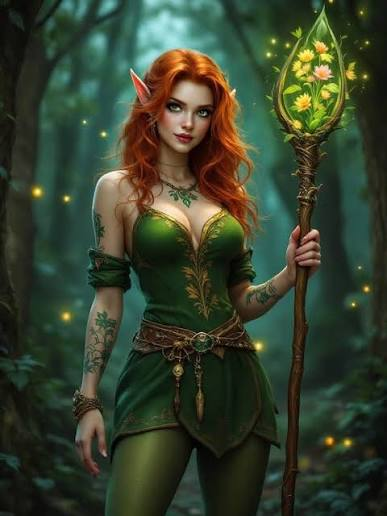
#> input picture game/assets/art/character_concept_art/druid/images (1).jpg, 387 x 516 px
$ python clean_generated_strip.py --input '../character_concept_art/druid/images (1).jpg' --output out.png
#> lines starting #> are read from the running program, lines starting #| are printed output that depends on the picture; after the words box and inside, x2 and y2 are one past the last pixel; in counts of white or black regions, pixels touching at a corner belong together
#> in main, rgb is the input picture: shape (516, 387, 3); mean R, G, B 54.3, 64.9, 45.2
#!/usr/bin/env python3
"""Remove a baked light checkerboard while preserving outlined white details.

The generated concept sheets use a nearly-white checkerboard as pixels rather
than real transparency. A global color key would also erase the knight's armor
and the wizard's beard, so this script only removes light neutral pixels that
are connected to the canvas edge. A second edge-growth pass clears the soft
neutral fringe without crossing the sprites' dark outlines.
"""

from __future__ import annotations

import argparse
from collections import deque
from pathlib import Path

import numpy as np
from PIL import Image


def _neutral_light(rgb: np.ndarray, minimum: int, spread: int) -> np.ndarray:
#> called with minimum = 236, spread = 14
	lo = rgb.min(axis=2)
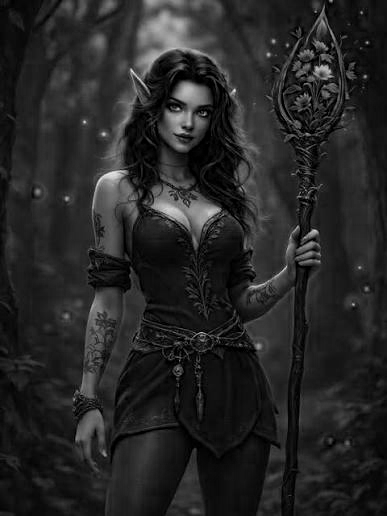
#> lo: shape (516, 387); min 0, max 236, mean 37.7
	hi = rgb.max(axis=2)
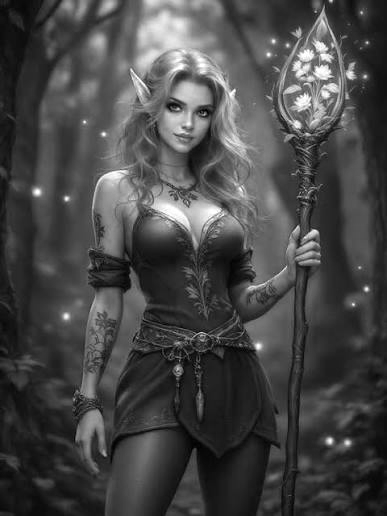
#> hi: shape (516, 387); min 0, max 255, mean 70.7
	return (lo >= minimum) & ((hi - lo) <= spread)
#> returned value: shape (516, 387) bool; every value is 0


def _edge_connected(mask: np.ndarray) -> np.ndarray:
	height, width = mask.shape
#> height = 516; width = 387
	seen = np.zeros_like(mask, dtype=bool)
	queue: deque[int] = deque()

	def seed(y: int, x: int) -> None:
		if mask[y, x] and not seen[y, x]:
			seen[y, x] = True
			queue.append(y * width + x)

	for x in range(width):
		seed(0, x)
		seed(height - 1, x)
	for y in range(height):
		seed(y, 0)
		seed(y, width - 1)

	while queue:
		index = queue.popleft()
		y, x = divmod(index, width)
		if x > 0:
			seed(y, x - 1)
		if x + 1 < width:
			seed(y, x + 1)
		if y > 0:
			seed(y - 1, x)
		if y + 1 < height:
			seed(y + 1, x)
#> call 2 of _neutral_light, with minimum = 214, spread = 22
#> in _neutral_light (call 2), `return (lo >= minimum) & ((hi - lo) <= spread)`:
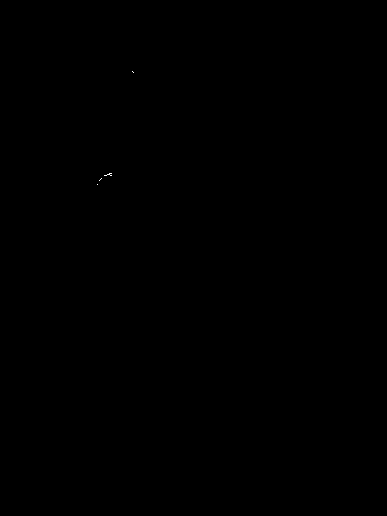
#> returned value: shape (516, 387) bool; 0.01% white in thin lines or dots, all inside (x1, y1, x2, y2) = (97, 71, 134, 185)
	return seen


def _grow_fringe(background: np.ndarray, fringe: np.ndarray, passes: int) -> np.ndarray:
#> called with passes = 8
	for _ in range(passes):
		adjacent = np.zeros_like(background)
		adjacent[1:] |= background[:-1]
		adjacent[:-1] |= background[1:]
		adjacent[:, 1:] |= background[:, :-1]
		adjacent[:, :-1] |= background[:, 1:]
		added = fringe & adjacent & ~background
		if not added.any():
			break
		background |= added
#> this loop made 1 pass
	return background


def main() -> None:
	parser = argparse.ArgumentParser()
	parser.add_argument("--input", required=True)
	parser.add_argument("--output", required=True)
	parser.add_argument("--fringe-passes", type=int, default=8)
	args = parser.parse_args()

	image = Image.open(args.input).convert("RGBA")
	pixels = np.asarray(image).copy()
	rgb = pixels[:, :, :3]
	background = _edge_connected(_neutral_light(rgb, minimum=236, spread=14))
	background = _grow_fringe(
		background,
		_neutral_light(rgb, minimum=214, spread=22),
		args.fringe_passes,
	)
	pixels[:, :, 3] = np.where(background, 0, 255).astype(np.uint8)

	output = Path(args.output)
	output.parent.mkdir(parents=True, exist_ok=True)
	Image.fromarray(pixels, "RGBA").save(output)


if __name__ == "__main__":
	main()

$ run again, on game/assets/art/character_concept_art/druid/ac71f4ae-9fcd-4163-ac3e-ab4ef9f3b52c.jpg
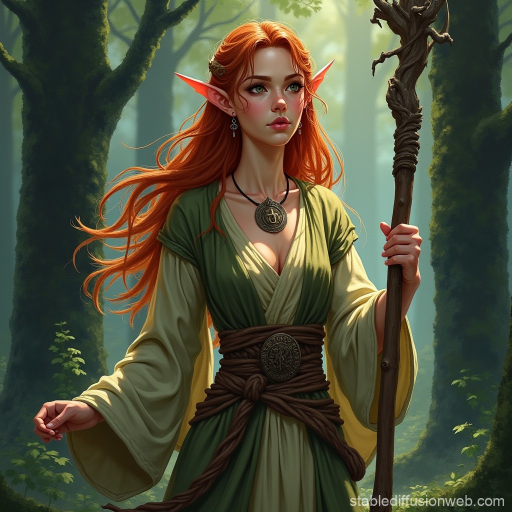
#> input picture game/assets/art/character_concept_art/druid/ac71f4ae-9fcd-4163-ac3e-ab4ef9f3b52c.jpg, 1024 x 1024 px (shown at 1/2 size)
#> in main, rgb is the input picture: shape (1024, 1024, 3); mean R, G, B 76.8, 77.9, 57.5
#> in _neutral_light, `lo = rgb.min(axis=2)`:
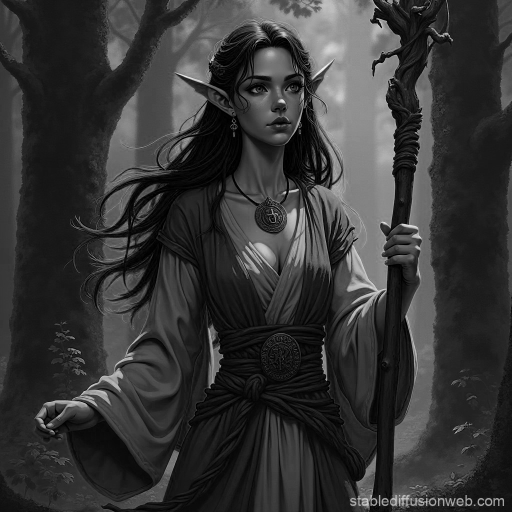
#> lo: shape (1024, 1024) (shown at 1/2 size); min 0, max 248, mean 52.9
#> in _neutral_light, `hi = rgb.max(axis=2)`:
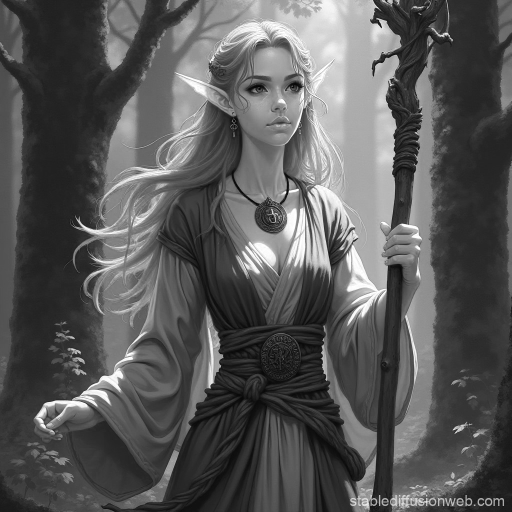
#> hi: shape (1024, 1024) (shown at 1/2 size); min 0, max 255, mean 87.9
#> height = 1024
#> background: shape (1024, 1024) bool; every value is 0
#> the loop in _grow_fringe, `for _ in range(passes):` made 1 pass
